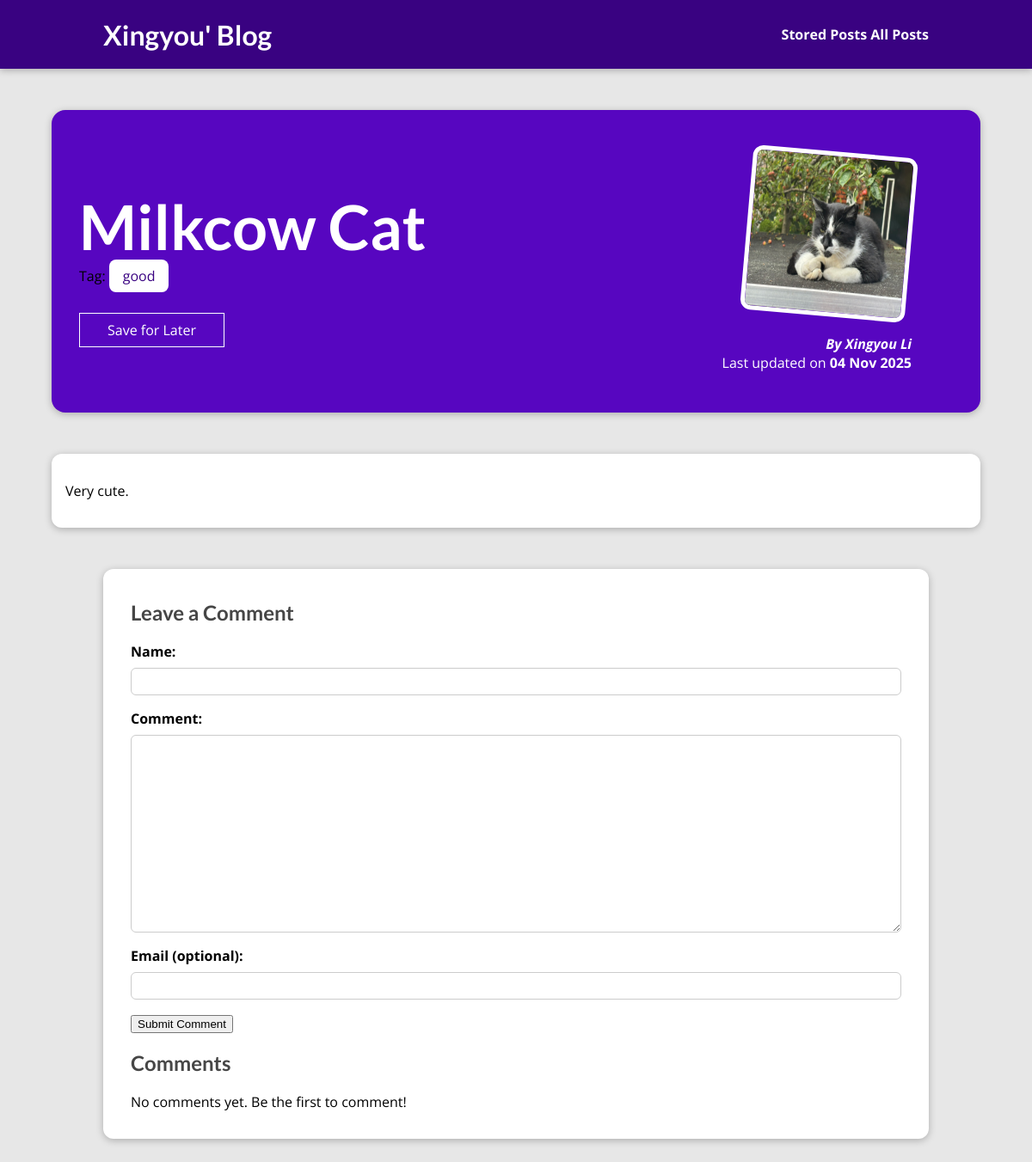
The page /posts/milkcow-cat/ on the database its author committed.
### blog/models.py (models this page shows, shortened)
class Post(models.Model):
    title = models.CharField(max_length=200)
    excerpt = models.CharField(max_length=500)
    image = models.ImageField(upload_to='posts/', null=True)
    date = models.DateField(auto_now=True)
    slug = models.SlugField(unique=True, db_index=True)
    content = models.TextField(validators=[MinLengthValidator(10)])
    author = models.ForeignKey(Author, on_delete=models.SET_NULL, null=True, related_name='posts' )
    tag = models.ManyToManyField(Tag)

class Tag(models.Model):
    caption = models.CharField(max_length=20, unique=True)

class Author(models.Model):
    first_name = models.CharField(max_length=50)
    last_name = models.CharField(max_length=50)
    email = models.EmailField()
    def __str__(self):
        return f"{self.first_name} {self.last_name}"

### blog/views.py (the view)
# urls.py: path('posts/<slug:slug>/', views.PostDetailView.as_view(), name='post-detail-page'),
class PostDetailView(DetailView):
    template_name = "blog/post-detail.html"
    model = Post
    def is_stored_post(self, request, post_id):
        stored_posts = request.session.get("stored_posts")
        if stored_posts is not None:
            return post_id in stored_posts
        return False
    def get_context_data(self, **kwargs):
        context = super().get_context_data(**kwargs)
        context["post"] = self.object
        context["tags"] = self.object.tag.all()
        context["comment_form"] = CommentForm()
        context["saved_for_later"] = self.is_stored_post(self.request, self.object.id)
        return context
    def post(self, request, *args, **kwargs):
        self.object = self.get_object()
        form = CommentForm(request.POST)
        if form.is_valid():
            comment = form.save(commit=False)
            comment.post = self.object
            comment.save()
            return redirect("post-detail-page", slug=self.object.slug)
        context = self.get_context_data(object=self.object)
        context["comment_form"] = form
        context["saved_for_later"] = self.is_stored_post(self.request, self.object.id)
        return self.render_to_response(context)

### blog/form.py
class CommentForm(forms.ModelForm):
    class Meta:
        model = Comment
        exclude = ('post', 'created_at',)
        labels = {
            'author_name': 'Name',
            'email': 'Email (optional)',
            'text': 'Comment',
        }

### blog/templates/blog/post-detail.html (shortened to what this page needs)
{% extends "base.html" %}
{% load static %}
{% block css_files %}
<link rel="stylesheet" href="{% static "blog/post-detail.css" %}" />
{% endblock %}
{% block content %}
<section id="summary">
  <h2>{{ post.title }}</h2>
  <div>Tag:
    {% for tag in tags%}
      <span class = "tag">{{ tag.caption }}</span>
    {% endfor %}
  </div>
  <div id="read-later">
    <form action="{% url 'read-later-page' %}" method="post">
    <button>
        {% if saved_for_later %}
          Remove from Read Later
        {% else %}
          Save for Later
        {% endif %}
    </button>
    </form>
  </div>
  <article>
    <img src="{{post.image.url}}" alt="{{ post.title }}" />
    <address>By <a href = "mailto:{{post.author.email}}">{{ post.author }}</a></address>
    <div>Last updated on <time>{{ post.date|date:"d M Y" }}</time></div>
  </article>
</section>
<main>
  {{ post.content|linebreaks }}
</main>
<section id="comments">
  <h2>Leave a Comment</h2>
  <form action="{% url "post-detail-page" post.slug %}" method="post">
    {% for form_field in comment_form%}
      <div class="form-control">
        {{ form_field.label_tag }}
        {{ form_field }}
      </div>
    {%endfor%}
    <button type="submit">Submit Comment</button>
  </form>
  <h2>Comments</h2>
  {% if post.comments.all %}
    <ul>
      {% for comment in post.comments.all %}
        <li>
          <p>By <a href = "mailto:{{comment.email}}">{{ comment.author_name }} </a> on <time>{{ comment.created_at|date:"d M Y H:i" }}</time></p>
          <p>{{ comment.text|linebreaks }}</p>
        </li>
      {% endfor %}
    </ul>
  {% else %}
    <p>No comments yet. Be the first to comment!</p>
  {% endif %}
</section>
{% endblock %}

### static/app.css (style rules this page uses)
* { box-sizing: border-box; }
html { font-family: 'Open Sans', 'Lato', sans-serif; }
body { margin: 0; }
h1, h2, h3 { font-family: 'Lato', sans-serif; font-weight: bold; }

### blog/static/blog/post-detail.css (style rules this page uses)
body { background-color: #e7e7e7; }
#summary { margin: 8rem auto 3rem auto; padding: 2rem; width: 90%; max-width: 90rem; border-radius: 16px; background-color: #5706c0; position: relative; box-shadow: 0 2px 8px rgba(0, 0, 0, 0.25); height: 22rem; }
#summary h2 { color: white; font-size: 4.5rem; margin-bottom: 0.25rem; }
#summary article { position: absolute; top: 2rem; right: 3rem; padding: 1rem 2rem; border-radius: 12px; text-align: right; color: white; }
#summary article img { width: 12rem; height: 12rem; border-radius: 12px; transform: rotateZ(5deg); border: 5px solid white; margin-bottom: 1rem; }
#summary address { font-weight: bold; }
#summary a { color: white; text-decoration: none; }
#summary time { font-weight: bold; }
#read-later { margin: 2rem 0; }
#read-later button { background-color: transparent; border: 1px solid white; padding: 0.5rem 2rem; font: inherit; color: white; cursor: pointer; }
main { width: 90%; max-width: 90rem; margin: 3rem auto; background-color: white; padding: 1rem; border-radius: 12px; box-shadow: 0 2px 8px rgba(0, 0, 0, 0.25); }
.tag { background-color: white; color: #390281; padding: 0.5rem 1rem; border-radius: 8px; }
.form-control { margin-bottom: 1rem; }
.form-control label { font-weight: bold; margin-bottom: 0.5rem; display: block; }
.form-control input, .form-control textarea { display: block; width: 100%; font: inherit; padding: 0.25rem; border-radius: 6px; border: 1px solid #ccc; }
#comments { margin: 3rem auto; width: 90%; max-width: 60rem; border-radius: 12px; background-color: white; box-shadow: 0 2px 8px rgba(0, 0, 0, 0.25); padding: 1rem 2rem; }
#comments h2 { color: #464646; }

### rows shown on the page
Post: title "Milkcow Cat", image (picture), author "Xingyou Li", date "04 Nov 2025", content "Very cute."
Tag: caption "good"
